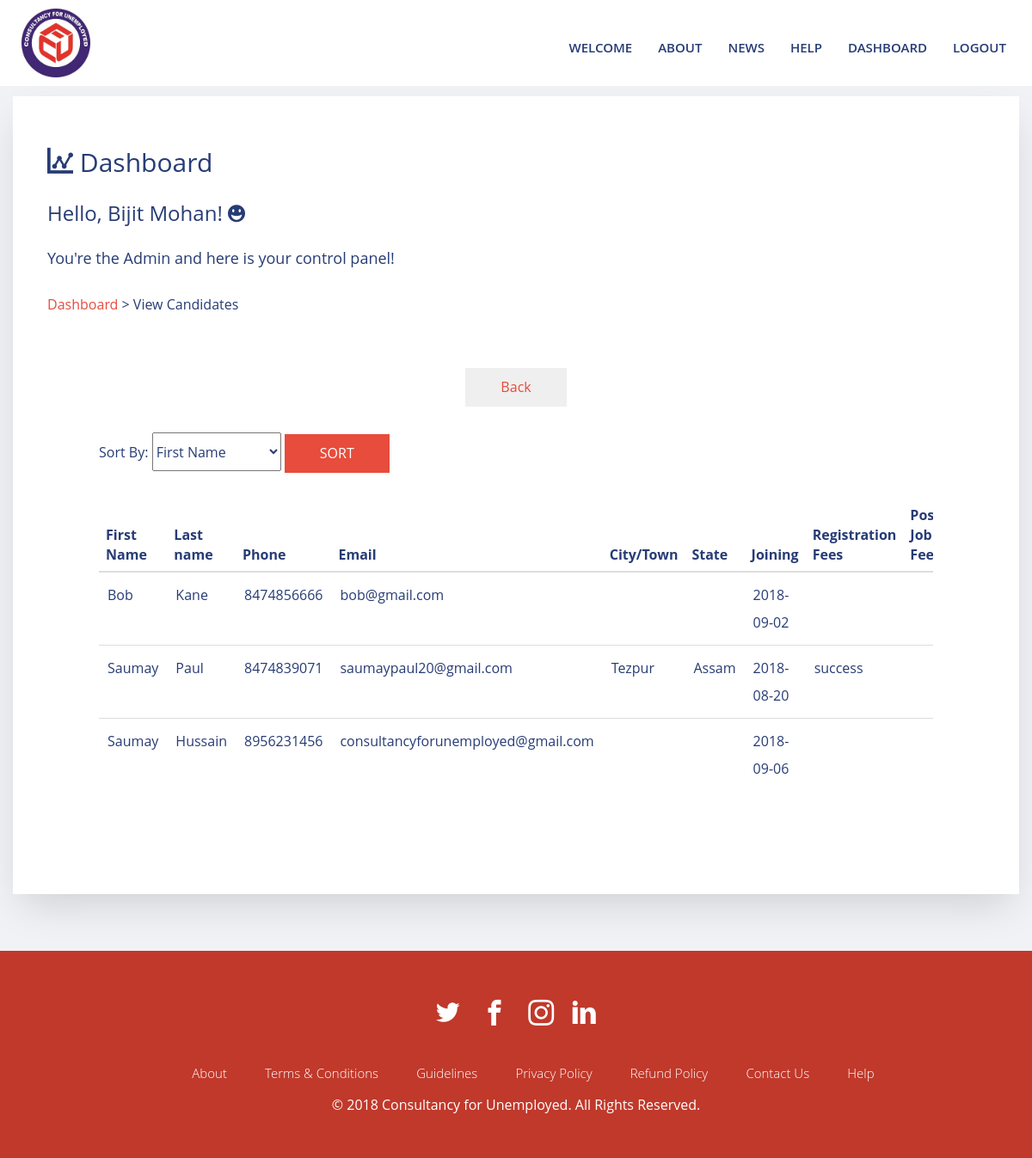
/admin_clients.php (signed in), run on the app's committed database.
### tables this page shows
CREATE TABLE `users` (
  `user_id` int(11) NOT NULL,
  `user_type` varchar(100) NOT NULL,
  `fname` varchar(50) NOT NULL,
  `lname` varchar(50) NOT NULL,
  `ftname` varchar(50) NOT NULL,
  `email` varchar(200) NOT NULL,
  `phone` varchar(12) NOT NULL,
  `dob` date NOT NULL,
  `status` varchar(20) NOT NULL,
  `religion` varchar(20) NOT NULL,
  `caste` varchar(20) NOT NULL,
  `nationality` varchar(20) NOT NULL,
  `join_date` date NOT NULL,
  `password` varchar(500) NOT NULL,
  `gender` varchar(10) NOT NULL,
  `address` varchar(500) NOT NULL,
  `city` varchar(80) NOT NULL,
  `state` varchar(50) NOT NULL,
  `country` varchar(10) NOT NULL,
  `photo` varchar(200) NOT NULL,
  `exp` varchar(50) NOT NULL,
  `lang` varchar(100) NOT NULL,
  `terms` varchar(10) NOT NULL,
  `cv` varchar(200) NOT NULL,
  `reg_pay_status` varchar(50) NOT NULL,
  `reg_pay_txn` varchar(200) NOT NULL,
  `fin_pay_status` varchar(50) NOT NULL,
  `fin_pay_txn` varchar(200) NOT NULL
);

### admin_clients.php (the view, shortened to what this page needs)
<?php
include('db.php');
include('nav.php');
if(isset($_SESSION['user_id'])){
    if (isset($_POST['order_btn'])) {
         $order = mysqli_real_escape_string($conn,$_POST['order']);
         $allusers= "SELECT * FROM users WHERE user_type= ' ' ORDER BY $order ";
        if($order == 'reg_pay_status' || $order == 'fin_pay_status' || $order == 'join_date'){
            $allusers= "SELECT * FROM users WHERE user_type= ' ' ORDER BY $order DESC";
        }
     }else{
        $allusers = "SELECT * FROM users WHERE user_type=' ' ORDER BY fname";
    }
    $result1 = mysqli_query($conn,$allusers) or die(mysqli_error($conn));
    $now = $_SESSION['user_id'];
  $profile_name = "SELECT * FROM users WHERE user_id='$now' AND user_type='admin'";
    $result2 = mysqli_query($conn,$profile_name) or die(mysqli_error($conn));
     $rows2 = mysqli_fetch_array($result2);
?>
    <section class="my-top-section probootstrap-bg-light" >
      <div class="container">
        <div class="row">
          <div class="col-md-12 probootstrap-form">
           <h2 > <span  class=" icon-stats-dots"></span> Dashboard</h2>
            <h3> Hello, <?php echo $rows2['fname'],' ',$rows2['lname']  ; ?>! <span class=" icon-happy2" style="font-size: 20px;"></span></h3>
            <h4> You're the Admin and here is your control panel!</h4>
                <p><a href="admin_dash.php">Dashboard </a> > View Candidates</p>
      <div class="container">
        <div class="row">
          <div class="col-md-12">
            <div class="probootstrap-service-item " >
                    <p style="text-align:center;"><a  href="admin_dash.php" ><button class="btn " >Back</button></a></p>
                    <div class="table-responsive my-auto-table">
                        <form action="" name="sort_order" method="post">
                        <p>Sort By:
                        <select style="width:150px; height:45px;" name="order" id="order">
                        <option value="fname" <?php echo (isset($_POST['order']) && $_POST['order'] == 'fname') ? 'selected="selected"' : ''; ?>>First Name</option>
                    </select>
                     <input type="submit" name="order_btn" value="SORT" class="btn btn-primary">
                    </p>
                    </form>
      <table class="table" style="width: 90%; ">
                <thead>
			<tr>
				<th>First Name</th>
				<th>Last name</th>
				<th>Phone</th>
				<th>Email</th>
				<th>City/Town</th>
				<th>State</th>
				<th>Joining</th>
				<th>Registration Fees</th>
				<th>Post Job Fees</th>
			</tr>
		</thead>
		<tbody>
		<?php
		while ($rows1 = mysqli_fetch_array($result1)){
			echo '<tr>
					<td style="padding:10px; line-height: 2em">'.$rows1['fname'].'</td>
					<td style="padding:10px; line-height: 2em">'.$rows1['lname'].'</td>
					<td style="padding:10px; line-height: 2em">'.$rows1['phone'].'</td>
					<td style="padding:10px; line-height: 2em">'.$rows1['email'].'</td>
					<td style="padding:10px; line-height: 2em">'.$rows1['city'].'</td>
					<td style="padding:10px; line-height: 2em">'.$rows1['state'].'</td>
					<td style="padding:10px; line-height: 2em">'.$rows1['join_date'].'</td>
					<td style="padding:10px; line-height: 2em">'.$rows1['reg_pay_status'].'</td>
					<td style="padding:10px; line-height: 2em">'.$rows1['fin_pay_status'].'</td>
					<td  ><a href="client_details.php?id='.$rows1['user_id'].'"><button class="icon-eye2" style="border:none; font-size: 20px; padding: 10px"></button></a></td>
				</tr>';
		}
            ?>
            	</tbody>
      </table>
    </div>
            </div>
          </div>
        </div>
      </div>
          </div>
        </div>
      </div>
    </section>
    <?php
}else{
    http_response_code(404);
    include('403forbidden.php');
}
include('footer.php');
?>

### nav.php (shortened to what this page needs)
<!DOCTYPE html>
<html lang="en">
  <head>
    <link rel="stylesheet" href="css/mystyle.css">
    <link rel="stylesheet" href="css/styles-merged.css">
    <link rel="stylesheet" href="css/style.min.css">
    <link rel="stylesheet" href="fonts/icomoon/style.css">
      <link href="css/textslider.css" type="text/css" rel="stylesheet">
 <link rel="stylesheet" type="text/css" href="akan.css">
  </head>
  <body>
    <nav class="navbar navbar-default probootstrap-navbar">
      <div class="container">
        <div class="navbar-header">
          <a href="index.php">
              <img src="images/dp1.jpg" alt="" width="100px" style="padding:10px;">
          </a>
        </div>
        <div id="navbar-collapse" class="navbar-collapse collapse">
          <ul class="nav navbar-nav navbar-right">
           <?php if(isset($_SESSION['email'])){?>
            <li ><a class="link" href="index.php" >WELCOME</a></li>
            <li><a  class="link" href="team.php" >ABOUT</a></li>
            <li><a  class="link" href="news.php" >NEWS</a></li>
          <li ><a class="link" href="help.php"  >HELP</a></li>
            <li ><a class="link" href="profile.php">DASHBOARD</a></li>
            <li ><a class="link" href="logout.php">LOGOUT</a></li>
     <?php } elseif( isset($_SESSION['user_id'])){
    ?>
     <li ><a class="link" href="index.php" >WELCOME</a></li>
            <li><a  class="link" href="team.php" >ABOUT</a></li>
            <li><a  class="link" href="news.php" >NEWS</a></li>
          <li ><a class="link" href="help.php"  >HELP</a></li>
            <li ><a class="link" href="admin_dash.php">DASHBOARD</a></li>
            <li ><a class="link" href="logout.php">LOGOUT</a></li>
         <?php }
              ?>
          </ul>
        </div>
      </div>
    </nav>

### footer.php (shortened to what this page needs)
     <footer class="probootstrap-footer">
      <div class="container text-center">
        <div class="row">
          <div class="col-md-12">
            <p class="probootstrap-social"><a href="#"><i class="icon-twitter"></i></a> <a href="#"><i class="icon-facebook2"></i></a> <a href="#"><i class="icon-instagram2"></i></a><a href="#"><i class="icon-linkedin"></i></a></p>
          </div>
        </div>
        <div class="row">
          <div class="col-md-12">
          <div class="footer_class">
           <ul>
               <li><a href="team.php">About</a></li>
               <li><a href="terms_and_conditions.php">Terms & Conditions</a></li>
               <li><a href="guidelines.php">Guidelines</a></li>
               <li><a href="privacy_policy.php">Privacy Policy</a></li>
               <li><a href="refund.php">Refund Policy</a></li>
               <li><a href="contact.php">Contact Us</a></li>
               <li><a href="help.php">Help</a></li>
           </ul>
           </div>
            &copy; 2018 <a href="index.php">Consultancy for Unemployed</a>. All Rights Reserved.
          </div>
        </div>
      </div>
    </footer>
  </body>
</html>

### css/mystyle.css (style rules this page uses)
.my-top-section { position: relative; background: #f1f2f6; padding: 7em 0 1em 0; }
.footer_class> ul> li { font-size: 15px; font-weight: 100; padding: 0 20px; margin: 0 auto; }
li { position: relative; font-weight: 600; font-size: 20px; display: inline-block; width: auto; color: #fff; text-align: center; }
.link { position: relative; }
.link:after { content: ''; position: absolute; width: 0; height: 2px; display: block; margin-top: 2px; right: 0; background: #e74c3c; transition: width .2s ease; -webkit-transition: width .2s ease; }
.my-auto-table { height: 500px auto; overflow-y: auto; }

### css/textslider.css (style rules this page uses)
.text-center { text-align: center; }

### data on the page
users: fname "Bijit", lname "Mohan"
users: fname "Bob", lname "Kane", phone "8474856666", email "bob@gmail.com", join_date "2018-09-02"
users: fname "Saumay", lname "Paul", phone "8474839071", email "saumaypaul20@gmail.com", city "Tezpur", state "Assam", join_date "2018-08-20", reg_pay_status "success"
users: fname "Saumay", lname "Hussain", phone "8956231456", email "consultancyforunemployed@gmail.com", join_date "2018-09-06"
